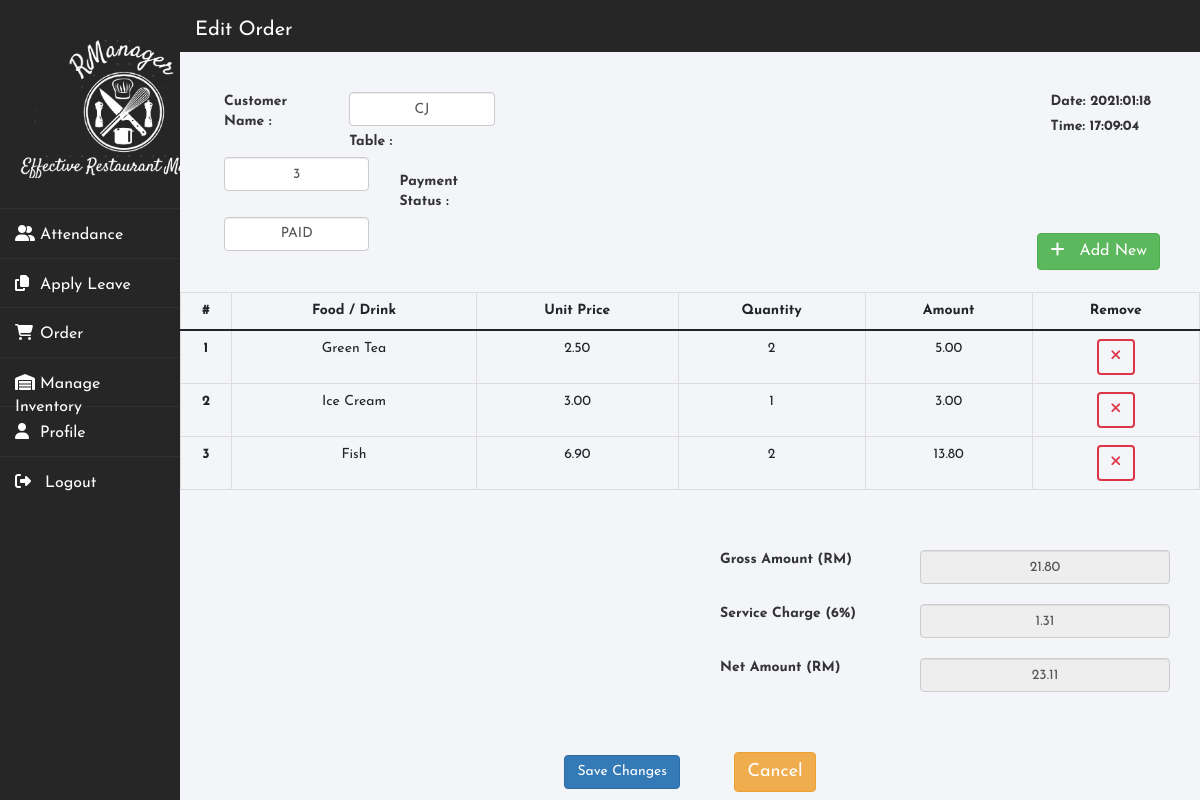
Page /edito.php?orderid=21 on the committed database.
### tables this page shows
CREATE TABLE IF NOT EXISTS `orders` (
  `orderid` int(11) NOT NULL AUTO_INCREMENT,
  `customername` text NOT NULL,
  `staffid` int(11) NOT NULL,
  `tableno` int(11) NOT NULL,
  `odatetime` datetime NOT NULL DEFAULT CURRENT_TIMESTAMP,
  `netamount` double NOT NULL,
  `paidstatus` text NOT NULL,
  PRIMARY KEY (`orderid`)
);

CREATE TABLE IF NOT EXISTS `order_detail` (
  `orderdetail_ID` int(11) NOT NULL AUTO_INCREMENT,
  `orderid` text NOT NULL,
  `Item_ID` text NOT NULL,
  `quantity` int(11) NOT NULL,
  `price` double NOT NULL,
  `amount` double NOT NULL,
  PRIMARY KEY (`orderdetail_ID`)
);

CREATE TABLE IF NOT EXISTS `menu` (
  `Item_ID` int(11) NOT NULL AUTO_INCREMENT,
  `Name` text NOT NULL,
  `Type` text NOT NULL,
  `Price` double NOT NULL,
  `Description` text NOT NULL,
  `item_img` text NOT NULL,
  PRIMARY KEY (`Item_ID`)
);

### edito.php (the view, shortened to what this page needs)
<!DOCTYPE html>
<html>
<head>
    <link href="https://cdn.jsdelivr.net/npm/bootstrap@5.0.0-beta1/dist/css/bootstrap.min.css" rel="stylesheet">
    <link rel="stylesheet" href="https://stackpath.bootstrapcdn.com/font-awesome/4.7.0/css/font-awesome.min.css">
    <link rel="stylesheet" type="text/css" href="stylesheets/Order.css">
    <link rel="stylesheet" href="https://maxcdn.bootstrapcdn.com/bootstrap/3.3.6/css/bootstrap.min.css" />
    <link rel="stylesheet" href="https://cdnjs.cloudflare.com/ajax/libs/bootstrap-select/1.12.2/css/bootstrap-select.min.css">
</head>
<body>
    <?php include "sidebar.php"; ?>
    <div class="mainbody">
        <div class="topbar">
            <span>Edit Order</span>
        </div>
        <?php
        include("includes/conn.php");
        $orderid = intval($_GET['orderid']);
        $sql = "SELECT * FROM orders WHERE orderid= $orderid";
        $result = mysqli_query($con, $sql);
        while ($row = mysqli_fetch_array($result)) {
        ?>
            <section class="content">
                <div class="row">
                    <div class="col-md-12 col-xs-12">
                        <div class="box">
                            <div class="box-body">
                                <div style="margin: 40px 14px 40px;">
                                    <div style="float:right;  margin-right: 20px;">
                                        <div class="form-group">
                                            <label for="gross_amount" class="col-sm-12 control-label">Date: <?php $dt =  $row["odatetime"];
                                                                                                            echo date('Y:m:d', strtotime($dt)); ?></label>
                                        </div>
                                        <div class="form-group">
                                            <label for="gross_amount" class="col-sm-12 control-label">Time: <?php echo date("H:i:s", strtotime($dt)); ?></label>
                                        </div>
                                    </div>
                                    <div class="col-md-4 col-xs-12 pull pull-left" style="float:left;">
                                        <div class="form-group">
                                            <label for="gross_amount" class="col-sm-5 control-label">Customer Name :</label>
                                            <div class="col-sm-7">
                                                <input class="form-control" id="cname" name="cname" style="text-align:center;" value="<?php $name = $row["customername"];
                                                                                                                                        echo $name ?>">
                                            </div>
                                            <br><br>
                                            <label for="gross_amount" class="col-sm-5 control-label">Table :</label>
                                            <div class="col-sm-7">
                                                <input class="form-control" id="table_name" name="table_name" value="<?php $table = $row["tableno"];
                                                                                                                        echo $table ?>" style="text-align:center;">
                                            </div>
                                            <br><br>
                                            <label for="gross_amount" class="col-sm-5 control-label">Payment Status :</label>
                                            <div class="col-sm-7">
                                                <select id="status" name="status" class="form-control" style="text-align-last:center;">
                                                    <option value="PAID" <?php if ($row["paidstatus"] == "PAID") { ?> selected="selected" <?php } ?>>PAID</option>
                                                </select>
                                            </div>
                                        </div>
                                    </div>
                                </div>
                                <br> <br><br> <br><br> <br><br>
                                <div id="container">
                                    <div id="right">
                                    <button type="button" id="addd" class="btn btn-success" data-toggle="modal" data-target="#addadminprofile" style="margin-right:40px; "><i class="fas fa-plus"></i> &nbsp; Add New</button>
                                    </div>
                                    <br><br><br>
                                    <table class="table table-bordered" id="product_info_table">
                                        <thead>
                                            <tr>
                                                <th scope="col" style="width:5%;">#</th>
                                                <th>Food / Drink</th>
                                                <th>Unit Price</th>
                                                <th>Quantity</th>
                                                <th>Amount</th>
                                                <th>Remove</th>
                                            </tr>
                                        </thead>
                                        <tbody>
                                            <?php
                                            include("includes/conn.php");
                                            $sql = "SELECT od.*,m.Name FROM order_detail od JOIN menu m on od.Item_ID = m.Item_ID WHERE od.orderid= " . $orderid . "";
                                            $result = mysqli_query($con, $sql);
                                            $counter = 1;
                                            while ($row = mysqli_fetch_array($result)) {
                                                $price = number_format($row['price'], 2);
                                                $amount = number_format($row['amount'], 2);
                                                echo '<tr>';
                                                echo '<th scope="row">' . $counter . '</th>';
                                                echo '<td>' . $row['Name'] . '</td>';
                                                echo '<td>' . $price . '</td>';
                                                echo '<td>' . $row['quantity'] . '</td>';
                                                echo '<td>' . $amount . '</td>';
                                                $id = $row['orderdetail_ID'];
                                                echo '<td><a href="includes/deleteod1.php?id=' . $id . '&orderid=' . $orderid . '">
                                            <button type="button" class="btn btn-outline-danger delete" style="border: solid 2px;"><i class="fa fa-close"></i></button></td></a></td>';
                                                echo '<tr>';
                                                $counter++;
                                            }
                                            ?>
                                        </tbody>
                                    </table>
                                </div>
                                <br /> <br />
                                <form action="includes/updateo.php" method="post">
                                    <div class="col-md-6 col-xs-12 pull pull-right">
                                        <div class="form-group">
                                            <label for="gross_amount" class="col-sm-5 control-label">Gross Amount (RM)</label>
                                            <div class="col-sm-7">
                                                <?php
                                                $sql = "SELECT SUM(amount) as total FROM order_detail WHERE orderid= " . $orderid . "";
                                                $result = mysqli_query($con, $sql);
                                                while ($row = mysqli_fetch_assoc($result)) {
                                                    $total = number_format($row['total'], 2);
                                                    $serv = number_format($total * 0.06, 2);
                                                    $net = number_format($total + $serv, 2);
                                                }
                                                echo '<input type="text" class="form-control" id="total" name="total" style="text-align:center;" value="' . $total . '" readonly><br>';
                                                echo ' </div>';
                                                echo ' </div>';
                                                echo '<div class="form-group">';
                                                echo '<label for="service_charge" class="col-sm-5 control-label">Service Charge (6%)</label>';
                                                echo '<div class="col-sm-7">';
                                                echo ' <input type="text" class="form-control" id="service" name="service" value="' . $serv . '" style="text-align:center;" readonly><br>';
                                                echo '</div>';
                                                echo '</div>';
                                                echo ' <div class="form-group">';
                                                echo '<label for="net_amount" class="col-sm-5 control-label">Net Amount (RM)</label>';
                                                echo ' <div class="col-sm-7">';
                                                echo '<input type="text" class="form-control" id="net" name="net" value="' . $net . '" style="text-align:center;" readonly><br>';
                                                ?>
                                            </div>
                                        </div>
                                    </div>
                            </div>
                        </div>
                    </div>
                </div>
                <br><br>
                <div style="display: flex; align-items: center; justify-content: center;">
                    <div style="margin:0 auto; display:block;">
                        <button type="submit" name="update" id="update" class="btn btn-primary" style="left: 50; margin-right: 50px;">Save Changes</button>
                        <a onclick="return confirm('Are you sure you want to leave without saving?')" href="history.php" class="btn btn-warning" id="cancel">Cancel</a>
                    </div>
                </div>
            </section>
        <?php } ?>
    </div>
</body>
</html>

### stylesheets/Order.css (style rules this page uses)
html, body { width: 100%; height: 100%; margin: 0px; padding: 0px; overflow-x: hidden; }
#addd { margin-top: 1px; margin-right: 2px; text-align: center; font-family: 'Josefin Sans', sans-serif; font-size: 16px; }
#container { margin: auto; padding: 0; max-width: 100%; }
#right { float: right; }
.table tr, .table td, .table th { text-align: center; }
td { max-width: 100px; overflow: hidden; text-overflow: ellipsis; white-space: nowrap; }
#create, #cancel { font-size: 18px; }

### stylesheets/sidebar.css (style rules this page uses)
* { margin: 0; padding: 0; box-sizing: border-box; list-style: none; text-decoration: none; font-family: 'Josefin Sans', sans-serif; }
body { background-color: #f3f5f9; }

### edito.php (style rules this page uses)
.mainbody { width: 85%; margin-left: 15%; position: static; }
body, html { font-family: 'Open Sans', sans-serif; margin: 0px; height: 100%; background: #F5F5F5; }
body { display: flex; }
.topbar { background: #262626; width: 100%; padding-top: 16px; padding-bottom: 16px; }
.topbar span { margin: 3px; color: white; font-size: 20px; margin-left: 15px; vertical-align: middle; }
a, a:hover { text-decoration: none; font-size: 16px; }
body>div.mainbody>div.topbar { height: 52px; }

### rows in the picture
orders: odatetime "2021:01:18", odatetime "17:09:04", cname "CJ", table_name "3", status "PAID", total "21.80", service "1.31", net "23.11"
order_detail: Item_ID.Name "Green Tea", price "2.50", quantity "2", amount "5.00"
order_detail: Item_ID.Name "Ice Cream", price "3.00", quantity "1", amount "3.00"
order_detail: Item_ID.Name "Fish", price "6.90", quantity "2", amount "13.80"
